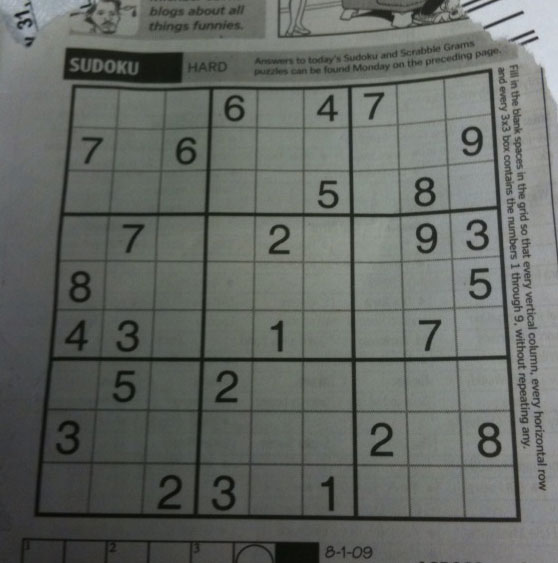
#> input picture PDI/Aula 3 Limiarização e kmeans/Limiarização/sudoku.jpg, 558 x 563 px
$ python 'ccf 394 aula 3 cod 4  otsu e sauvola  com trackbar.py'   (older library calls are emulated)
#> lines starting #> are read from the running program, lines starting #| are printed output that depends on the picture; after the words box and inside, x2 and y2 are one past the last pixel; in counts of white or black regions, pixels touching at a corner belong together
import cv2
import numpy as np

def sauvola_threshold(img, window_size=15, k=0.2, R=128):
    # Calcula a média e o desvio padrão em uma janela deslizante
    mean = cv2.boxFilter(img, cv2.CV_64F, (window_size, window_size))
    sqmean = cv2.boxFilter(img ** 2, cv2.CV_64F, (window_size, window_size))
    variance = sqmean - mean ** 2

    # Corrigir possíveis valores negativos e adicionar uma pequena constante para evitar divisão por zero
    variance = np.maximum(variance, 0)
    stddev = np.sqrt(variance + 1e-8)

    # Calcula o threshold de Sauvola
    sauvola_thresh = mean * (1 + k * ((stddev / R) - 1))

    # Aplica o threshold para gerar a imagem binária
    binarized = (img > sauvola_thresh).astype(np.uint8) * 255
    return binarized

def on_trackbar(val):
    threshold_value = cv2.getTrackbarPos("Threshold", window_name)

    # Aplicando o threshold manualmente usando o valor ajustado
    _, manual_thresh = cv2.threshold(gray, threshold_value, 255, cv2.THRESH_BINARY)

    # Aplicando o threshold de Otsu automaticamente
    _, otsu_thresh = cv2.threshold(gray, 0, 255, cv2.THRESH_BINARY + cv2.THRESH_OTSU)

    # Aplicando o threshold de Sauvola personalizado
    sauvola_thresh = sauvola_threshold(gray)


    # Mostrando o resultado lado a lado
    combined = np.hstack((manual_thresh, otsu_thresh, sauvola_thresh))
    cv2.imshow(window_name, combined)

# Carregar uma imagem em escala de cinza
image = cv2.imread("sudoku.jpg", cv2.IMREAD_GRAYSCALE)
#> image: shape (563, 558); min 7, max 218, mean 102.4
if image is None:
    print("Erro ao carregar a imagem!")
    exit()

gray = cv2.GaussianBlur(image, (5, 5), 0)  # Aplicar blur para remover ruído

window_name = "Limiarizacao: Manual x Otsu x Sauvola"
cv2.namedWindow(window_name)

# Criar o trackbar para ajustar o limiar manualmente
cv2.createTrackbar("Threshold", window_name, 0, 255, on_trackbar)

# Inicializar o trackbar no meio
cv2.setTrackbarPos("Threshold", window_name, 128)

on_trackbar(128)  # Mostrar a imagem inicial com threshold 128
#> in on_trackbar, `_, manual_thresh = cv2.threshold(gray, threshold_value, 255, cv2.THRES..`:
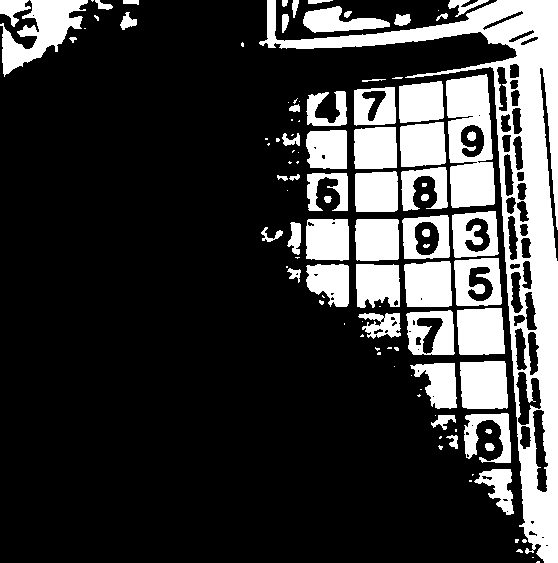
#> manual_thresh: shape (563, 558); 23.1% white; 106 white regions (48 under 20 px), largest, box (x1, y1, x2, y2) and area: (259, 0, 558, 563) 24932, (446, 74, 495, 208) 4865, (0, 0, 88, 77) 2996
#> in on_trackbar, `_, otsu_thresh = cv2.threshold(gray, 0, 255, cv2.THRESH_BINARY + cv2.T..`:
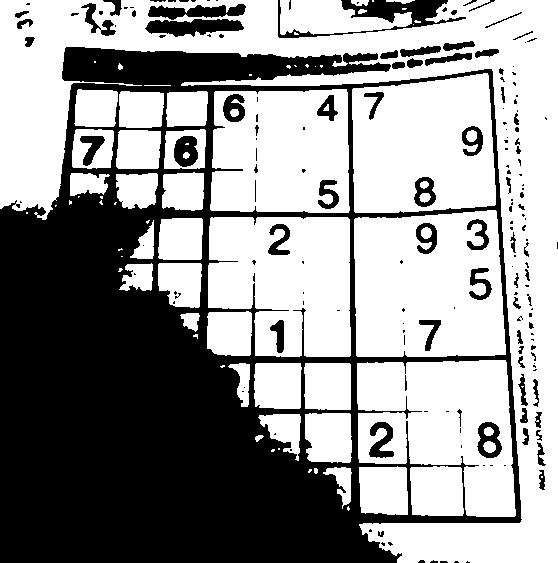
#> otsu_thresh: shape (563, 558); 58.8% white; 179 black regions (109 under 20 px), largest, box (x1, y1, x2, y2) and area: (0, 47, 522, 563) 115329, (278, 0, 466, 38) 2012, (145, 19, 244, 37) 1189
#> in sauvola_threshold, `sqmean = cv2.boxFilter(img ** 2, cv2.CV_64F, (window_size, window_size))`:
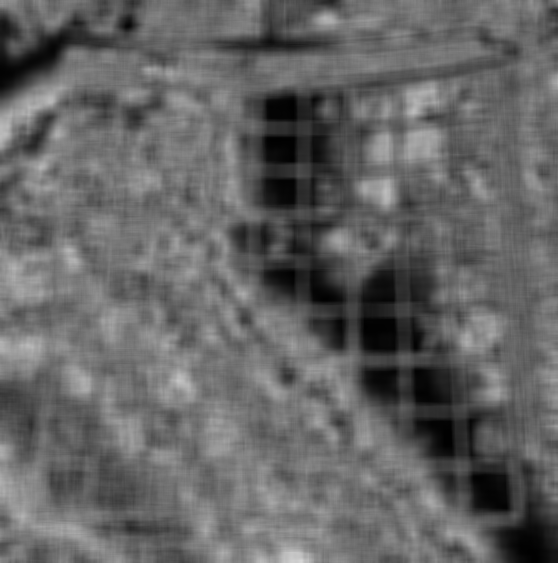
#> sqmean: shape (563, 558) float64; min 1.06, max 212.6, mean 101.4
#> in sauvola_threshold, `variance = sqmean - mean ** 2`:
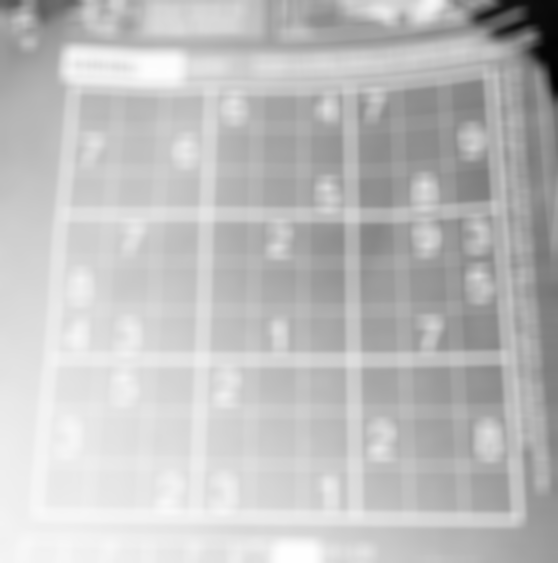
#> variance: shape (563, 558) float64; min -44674.4, max 0.686, mean -11200.1; drawn with min black and max white
#> in sauvola_threshold, `sauvola_thresh = mean * (1 + k * ((stddev / R) - 1))`:
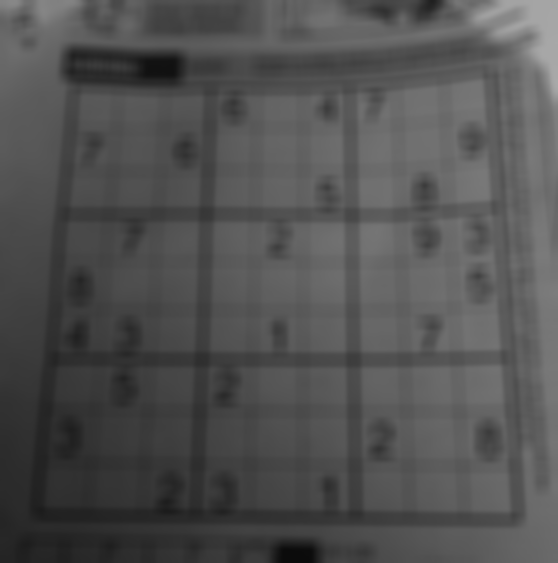
#> sauvola_thresh: shape (563, 558) float64; min 11, max 169.4, mean 81.9
#> in sauvola_threshold, `binarized = (img > sauvola_thresh).astype(np.uint8) * 255`:
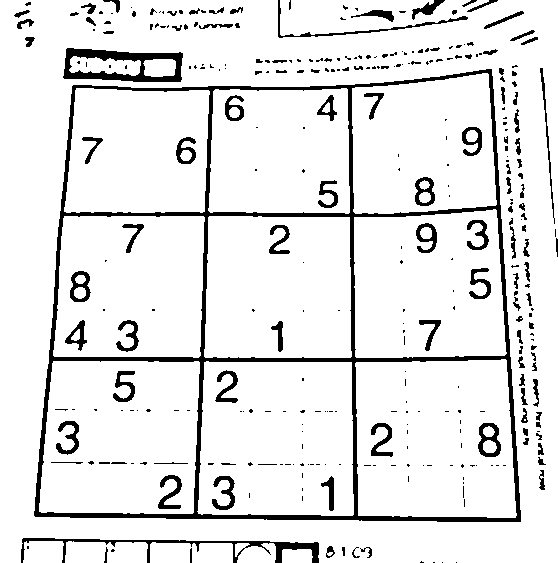
#> binarized: shape (563, 558); 90.3% white; 330 black regions (213 under 20 px), largest, box (x1, y1, x2, y2) and area: (34, 69, 521, 522) 14049, (63, 48, 183, 82) 1886, (21, 538, 319, 563) 1440
#> in on_trackbar, `combined = np.hstack((manual_thresh, otsu_thresh, sauvola_thresh))`:
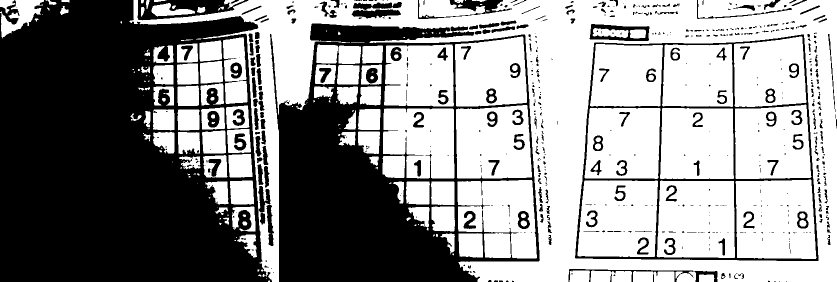
#> combined: shape (563, 1674) (shown at 1/2 size); 57.4% white; 580 black regions (350 under 20 px), largest, box (x1, y1, x2, y2) and area: (0, 0, 544, 563) 226686, (540, 47, 1080, 563) 115964, (1150, 69, 1637, 522) 14049

cv2.waitKey(0)
cv2.destroyAllWindows()

$ run again, with PDI/Aula 3 Limiarização e kmeans/Limiarização/amazonia1.jpg copied over PDI/Aula 3 Limiarização e kmeans/Limiarização/sudoku.jpg
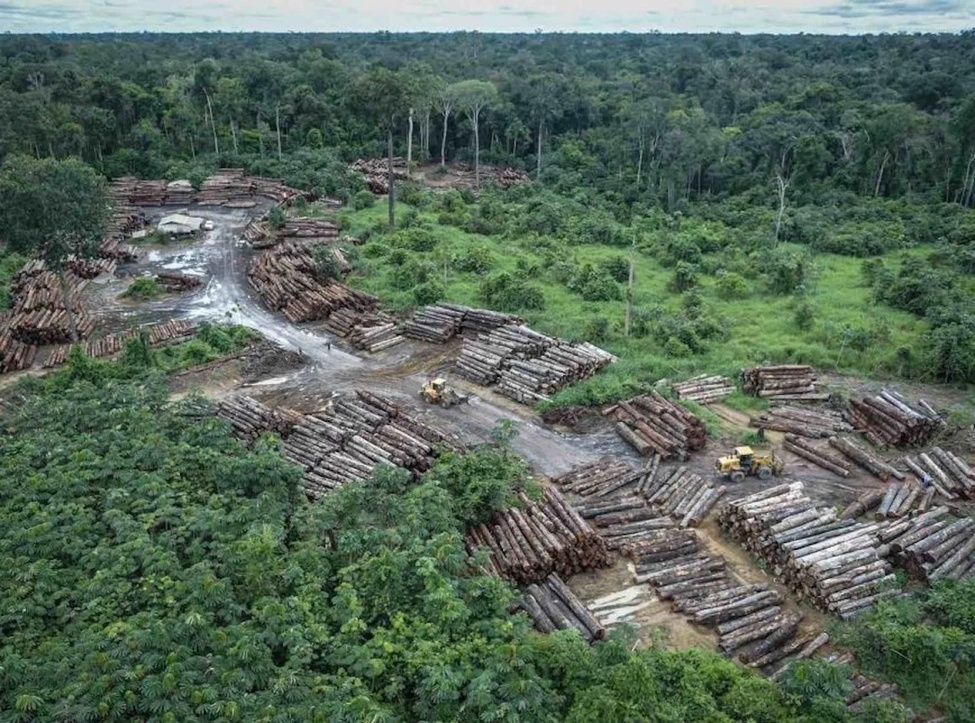
#> input picture PDI/Aula 3 Limiarização e kmeans/Limiarização/amazonia1.jpg, 975 x 723 px, shrunk from 1165 x 864 before the run
#> in on_trackbar, `_, manual_thresh = cv2.threshold(gray, threshold_value, 255, cv2.THRES..`:
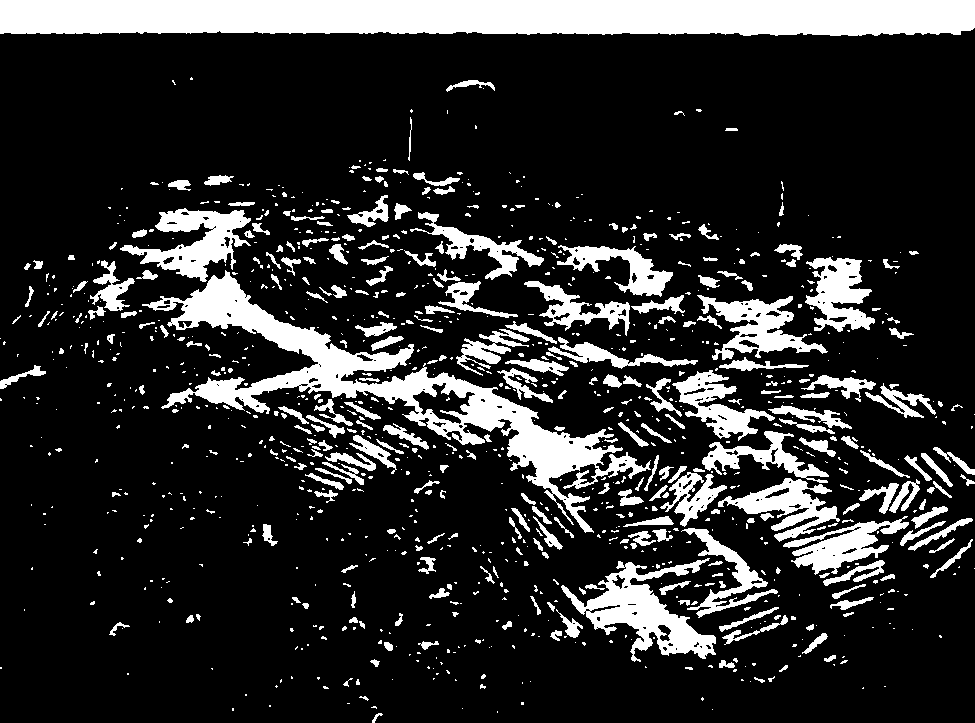
#> manual_thresh: shape (723, 975); 17.9% white; 1079 white regions (763 under 20 px), largest, box (x1, y1, x2, y2) and area: (0, 0, 975, 36) 32843, (142, 270, 651, 533) 20325, (561, 558, 716, 662) 5745
#> otsu_thresh: shape (723, 975); 24.9% white; 1227 white regions (871 under 20 px), largest, box (x1, y1, x2, y2) and area: (296, 195, 922, 542) 42509, (119, 208, 701, 535) 38013, (0, 0, 975, 37) 33299
#> stddev: shape (723, 975) float64; every value is 0.0001
#> binarized: shape (723, 975); 85.8% white; 3521 black regions (2259 under 20 px), largest, box (x1, y1, x2, y2) and area: (469, 32, 874, 43) 1373, (49, 32, 382, 40) 1286, (499, 548, 614, 594) 979
#> in on_trackbar, `combined = np.hstack((manual_thresh, otsu_thresh, sauvola_thresh))`:
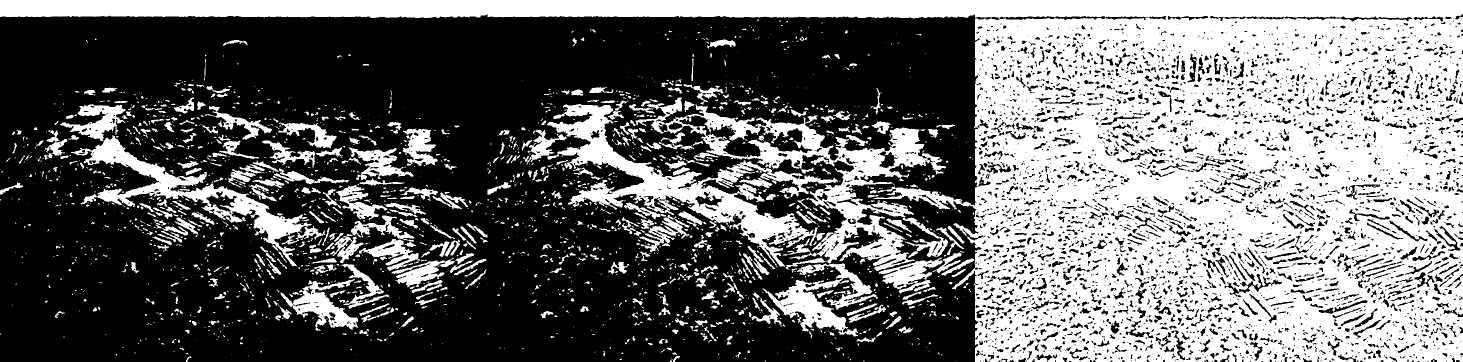
#> combined: shape (723, 2925) (shown at 1/2 size); 42.8% white; 2324 white regions (1656 under 20 px), largest, box (x1, y1, x2, y2) and area: (0, 0, 2925, 723) 674647, (1271, 195, 1897, 542) 42509, (1094, 208, 1676, 535) 38013
